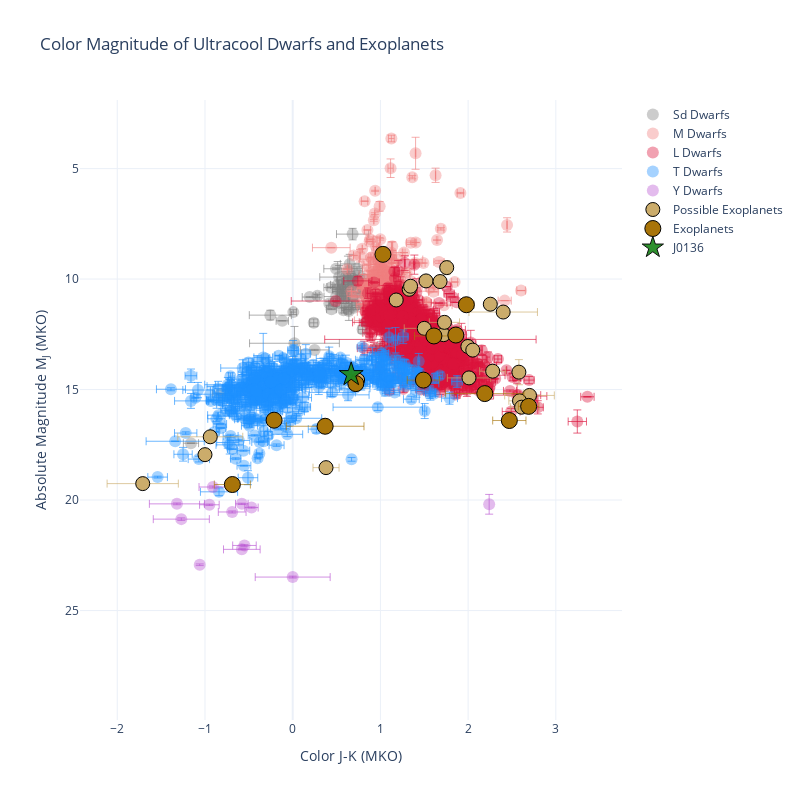

Notebook cell for this chart:
### Code cell
def format_references(row):
    refs = []
    if incl_refs:
        refs.append(f"<i>J Ref:</i> {row['ref_J_MKO']}" if pd.notna(row['ref_J_MKO']) else "")
        refs.append(f"<i>K Ref:</i> {row['ref_K_MKO']}" if pd.notna(row['ref_K_MKO']) else "")
        if pd.notna(row['plx_formula']):
            refs.append(f"<i>Parallax Ref:</i> {row['ref_plx_formula']}" if pd.notna(row['ref_plx_formula']) else "")
        elif pd.notna(row['dist_formula']):
            refs.append(f"<i>Distance Ref:</i> {row['dist_formula_source']}" if pd.notna(row['dist_formula_source']) else "")
    return "<br>".join(filter(None, refs))  # Remove empty strings


# Function to add scatter traces to Plotly figure
fig = go.Figure()

# Function to add scatter traces to Plotly figure
def add_scatter_trace(x, y, size, color, opacity, label, hover_text, edgecolor=None, marker_symbol=None, x_err=None, y_err=None):
    fig.add_trace(go.Scatter(
        x=x, y=y,
        mode='markers',
        marker=dict(
            size=size, color=color, opacity=opacity,
            line=dict(width=1, color=edgecolor) if edgecolor else None,
            symbol=marker_symbol
        ),
        name=label,
        text=hover_text,
        hoverinfo="text",
        error_x=dict(
            type='data',
            array=x_err,
            visible=plot_unc,
            thickness=0.65
        ) if x_err is not None else None,
        error_y=dict(
            type='data',
            array=y_err,
            visible=plot_unc,
            thickness=0.65
        ) if y_err is not None else None,
        showlegend=True
    ))

# Add brown dwarfs by spectral type
for spec_type, color in zip(specTypes, specColor):
    mask = (uc.exoplanet == 0) & (uc['spectype'] == spec_type) & (~uc['name'].isin(inspected))

    add_scatter_trace(
        x=uc['color'][mask],
        y=uc['absMag'][mask],
        x_err=uc['color_err'][mask] if plot_unc else None,
        y_err=uc['absMag_err'][mask] if plot_unc else None,
        size=12,
        color=color,
        opacity=0.4,
        label=f'{spec_type} Dwarfs',
        hover_text=[
            (
                f"<b>{row['name']}</b><br>"
                f"Color: {row['color']:.2f} ± {row['color_err']:.2f}<br>"
                f"Abs Mag: {row['absMag']:.2f} ± {row['absMag_err']:.2f}<br>"
                f"{format_references(row)}"
            )
            for _, row in uc[mask].iterrows()
        ]

    )

if showExoplanets==True:
    # Add possible exoplanets
    add_scatter_trace(
        uc['color'][uc.exoplanet == 1],
        uc['absMag'][uc.exoplanet == 1],
        x_err=uc['color_err'][uc.exoplanet == 1] if plot_unc else None,
        y_err=uc['absMag_err'][uc.exoplanet == 1] if plot_unc else None,
        size=14,
        color='#cbac6b',
        opacity=1.0,
        label="Possible Exoplanets",
        hover_text=[
            (
                f"<b>{row['name']}</b><br>"
                f"Color: {row['color']:.2f}" + (f" ± {row['color_err']:.2f}" if plot_unc and pd.notna(row.get('color_err')) else "") + "<br>"
                f"Abs Mag: {row['absMag']:.2f}" + (f" ± {row['absMag_err']:.2f}" if plot_unc and pd.notna(row.get('absMag_err')) else "") + "<br>"
                f"{format_references(row)}"
            )
            for _, row in uc[uc.exoplanet == 1].iterrows()
        ],
        edgecolor="black"
    )

    # Add exoplanets
    add_scatter_trace(
        uc['color'][uc.exoplanet == 2],
        uc['absMag'][uc.exoplanet == 2],
        x_err=uc['color_err'][uc.exoplanet == 2] if plot_unc else None,
        y_err=uc['absMag_err'][uc.exoplanet == 2] if plot_unc else None,
        size=16,
        color='#a87409',
        opacity=1.0,
        label="Exoplanets",
        hover_text=[
            (
                f"<b>{row['name']}</b><br>"
                f"Color: {row['color']:.2f}" + (f" ± {row['color_err']:.2f}" if plot_unc and pd.notna(row.get('color_err')) else "") + "<br>"
                f"Abs Mag: {row['absMag']:.2f}" + (f" ± {row['absMag_err']:.2f}" if plot_unc and pd.notna(row.get('absMag_err')) else "") + "<br>"
                f"{format_references(row)}"
            )
            for _, row in uc[uc.exoplanet == 2].iterrows()
        ],
        edgecolor="black"
    )

# Add inspected objects
for case, label, color in zip(inspected, inspectLabel, inspectColor):
    add_scatter_trace(
        uc['color'][uc.name == case],
        uc['absMag'][uc.name == case],
        x_err=uc['color_err'][uc.name == case] if plot_unc else None,
        y_err=uc['absMag_err'][uc.name == case] if plot_unc else None,
        size=18,
        color=color,
        opacity=0.95,
        label=label,
        hover_text=[
            (
                f"<b>{row['name']}</b><br>"
                f"Color: {row['color']:.2f}" + (f" ± {row['color_err']:.2f}" if plot_unc and pd.notna(row.get('color_err')) else "") + "<br>"
                f"Abs Mag: {row['absMag']:.2f}" + (f" ± {row['absMag_err']:.2f}" if plot_unc and pd.notna(row.get('absMag_err')) else "") + "<br>"
                f"{format_references(row)}"
            )
            for _, row in uc[uc.name == case].iterrows()
        ],
        edgecolor="black",
        marker_symbol='star'
    )


# Customize layout
fig.update_layout(
    title="Color Magnitude of Ultracool Dwarfs and Exoplanets",
    xaxis_title="Color J-K (MKO)",
    yaxis_title="Absolute Magnitude M<sub>J</sub> (MKO)",
    template='plotly_white',
    autosize=False,
    width=800,
    height=800,
    legend=dict(
        traceorder='normal',
        font=dict(
            size=12,),
    ),
)

# Invert y-axis to mimic HR diagram style
fig.update_yaxes(autorange="reversed")

if custom_objects:
    for j_mag, jk_color, color, label in zip(j_mags, jk_colors, colors, labels):
        add_scatter_trace(
            x=[jk_color],
            y=[j_mag],
            size=14,
            color=color,
            opacity=1.0,
            label=label,
            hover_text=[
                f"<b>{label}</b><br>Color: {jk_color:.2f}<br>Abs Mag: {j_mag:.2f}"
            ],
            edgecolor="black",
            marker_symbol='x'
        )

if annotateCloudDevs==True:
    # Add arrows for annotations
    for start, stop, color in zip(arrowstart, arrowstop, arrowcolors):
        fig.add_annotation(
            x=stop[0],
            y=stop[1],
            ax=start[0],
            ay=start[1],
            xref="x",
            yref="y",
            axref="x",
            ayref="y",
            showarrow=True,
            arrowhead=2,
            arrowsize=1,
            arrowwidth=1,
            arrowcolor=color,
        )

    # Add annotations for cloud formation
    for (label, coord, color, align) in zip(labelWords, labelCoords, arrowcolors, labelAlign):
        fig.add_annotation(
            x=coord[0],
            y=coord[1],
            text=label,
            showarrow=False,
            font=dict(color=color, size=11),
            align=align
        )

if add_custom_point:  
    # Define properties of the point
    J_mag = 14.385
    K_mag = 13.665
    color_val = J_mag - K_mag
    color_err = np.sqrt(0.006**2 + 0.006**2)
    absMag_err = 0.006  

    hover_text = (
        f"<b>Custom Target</b><br>"
        f"Color: {color_val:.3f} ± {color_err:.3f}<br>"
        f"Abs Mag: {J_mag:.3f} ± {absMag_err:.3f}<br>"
    )
    
    # Example coordinates of your point
    target_x = color_val     # J–K color
    target_y = J_mag    # Absolute J magnitude

    add_scatter_trace(
        x=[color_val],
        y=[J_mag],
        size=14,
        color='hotpink',
        opacity=1.0,
        label="Custom Entry",
        hover_text=[hover_text],
        edgecolor='black',
        marker_symbol='x',
        x_err=[color_err] if plot_unc else None,
        y_err=[absMag_err] if plot_unc else None
    )

fig.write_html(f"Images/Interactive_ColorMagUC_{'-'.join(inspectLabel)}.html")
fig.show()
